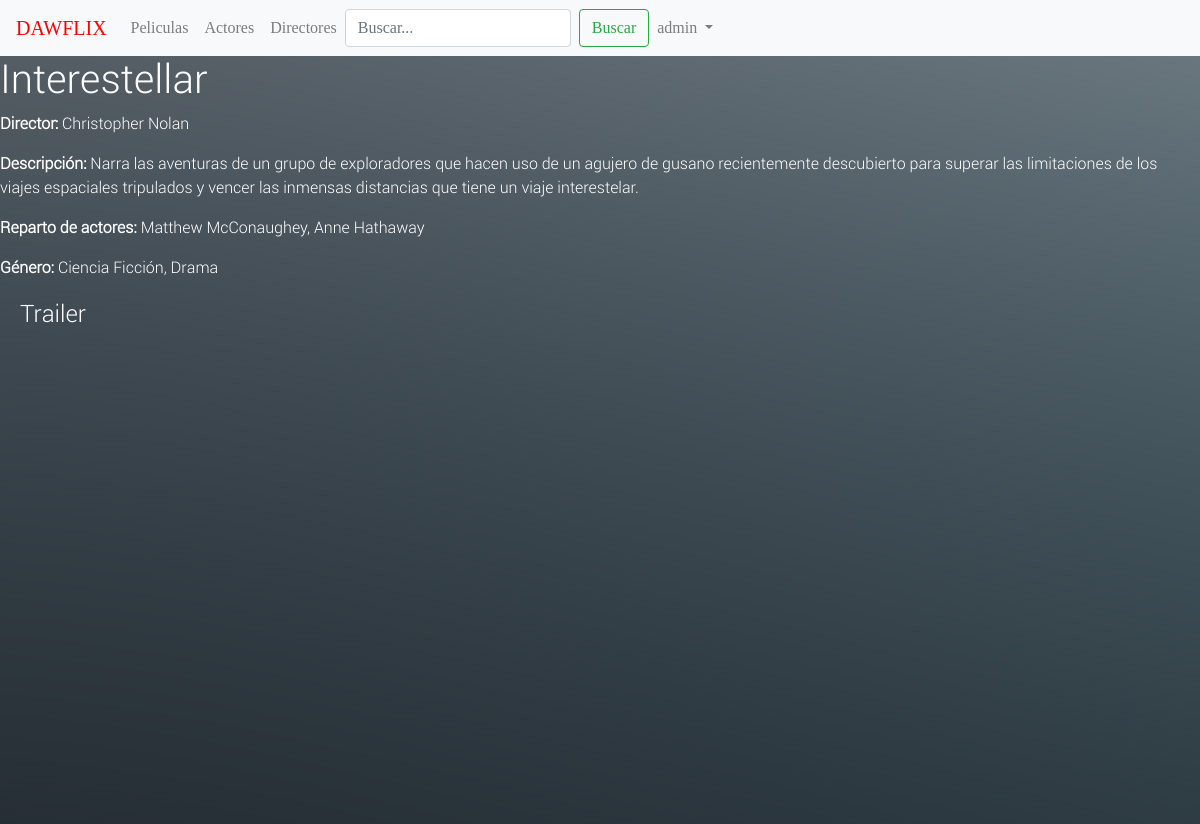
/videoclub/pelicula/11 (signed in), run on the app's committed database.
### videoclub/models.py (models this page shows, shortened)
class Pelicula(models.Model):
    titulo = models.CharField(max_length=200, blank=False, default="")
    url = models.CharField(max_length=200, blank=False, default="")
    descripcion = models.TextField(max_length=1000, default="", help_text="Introduce una descripcion para la película")
    año = models.DateField(null=True, blank=True)
    models.DateField(null=True, blank=True)
    director = models.ForeignKey(Persona, related_name='director',on_delete=models.SET_NULL, null=True)
    reparto = models.ManyToManyField(Persona)
    urlPortada = models.CharField(max_length=200, default="")
    genero = models.ManyToManyField(Genero, help_text="Selecciona un género para esta pelicula")
    valoracion = models.PositiveIntegerField(help_text="Valor de 0-100")
    def get_url(self):
        return self.url

class Persona(models.Model):
    nombre = models.CharField(max_length=100, default="")
    date_of_birth = models.DateField(null=True, blank=True)
    date_of_death = models.DateField('Died', null=True, blank=True)
    esDirector = models.CharField(max_length=2, default="no",help_text="si/no , en minusculas todo")
    urlFoto = models.CharField(max_length=200, blank=False, default="https://www.w3schools.com/css/img_avatar.png")
    def __str__(self):
        return self.nombre

class Genero(models.Model):
    name = models.CharField(max_length=200, help_text="Introduzca un género de película")
    def __str__(self):
        return self.name

### videoclub/views.py (the view)
# urls.py: url(r'^pelicula/(?P<pk>\d+)$', views.PeliculaDetailView.as_view(), name='pelicula-detalle'),
class PeliculaDetailView(LoginRequiredMixin, generic.DetailView):
    model = Pelicula

### videoclub/templates/videoclub/pelicula_detail.html
{% extends "base.html" %}
{% block content %}
  <h1>{{ pelicula.titulo }}</h1>
  <p><strong>Director:</strong> {{ pelicula.director }}</p>
  <p><strong>Descripción:</strong> {{ pelicula.descripcion }} </p>
  <p><strong>Reparto de actores:</strong> {% for reparto in pelicula.reparto.all %} {{ reparto }}{% if not forloop.last %}, {% endif %}{% endfor %}
  <p><strong>Género:</strong> {% for genero in pelicula.genero.all %} {{ genero }}{% if not forloop.last %}, {% endif %}{% endfor %}</p>
  <div style="margin-left:20px;margin-top:20px">
    <h4>Trailer</h4>
    <iframe width="720" height="480" src="{{ pelicula.get_url }}" frameborder="0" allow="autoplay; encrypted-media" allowfullscreen></iframe>
  </div>
{% endblock %}

### videoclub/templates/base.html (shortened to what this page needs)
{% load staticfiles %}
<!DOCTYPE html>
<html lang="en">
<head>
  <link rel="stylesheet" href="https://maxcdn.bootstrapcdn.com/bootstrap/4.0.0/css/bootstrap.min.css"
>
  <link rel="stylesheet" type="text/css" href="{% static 'styles.css' %}" />
  {% load static %}
  <link rel="stylesheet" href="{% static 'css/styles.css' %}">
</head>
<body>
  <nav class="navbar navbar-expand-lg navbar-light bg-light">
    <a class="navbar-brand DAWFLIX" href="/">DAWFLIX</a>
    <div class="collapse navbar-collapse" id="navbarSupportedContent">
      <ul class="navbar-nav mr-auto">
        <li class="nav-item">
          <a class="nav-link" href="{% url 'peliculas' %}">Peliculas</a>
        </li>
        <li class="nav-item">
          <a class="nav-link" href="{% url 'actores' %}">Actores</a>
        </li>
        <li class="nav-item">
          <a class="nav-link" href="{% url 'directores' %}">Directores</a>
        </li>
        <form class="form-inline my-2 my-lg-0" action="{% url 'search' %}" method="get">
          <input class="form-control mr-sm-2" type="search" placeholder="Buscar..." aria-label="Search" name="q">
          <button class="btn btn-outline-success my-2 my-sm-0" type="submit" value="Search">Buscar</button>
        </form>
        <div class="pull-right">
        <li class="nav-item dropdown">
          {% if user.is_authenticated %}
          <a class="nav-link dropdown-toggle" href="#" id="navbarDropdown" role="button" data-toggle="dropdown" aria-haspopup="true"
            aria-expanded="false">
            {{ user.get_username }}
          </a>
          {% else %}
          <li class="nav-item">
            <a href="{% url 'login'%}" role="button" class="nav-link" aria-haspopup="true" aria-expanded="false">Iniciar sesión</a>
          </li>
          {% endif %}
        </li>
        </div>
      </ul>
    </div>
  </nav>
  {% block content %}{% endblock %}
</body>
</html>

### videoclub/static/styles.css (style rules this page uses)
body { background: url('fondoLogin.jpg'); color: #fff; font-family: RobotoLight; }
nav { font-family: LemonMilklight; }
.DAWFLIX { color:red !important; }
li { list-style-type: none; }

### data on the page
Pelicula: titulo "Interestellar", director "Christopher Nolan", descripcion "Narra las aventuras de un grupo de exploradores que hacen uso de un agujero de gusano recientemente descubierto para superar las limitaciones de los viajes espaciales tripulados y vencer las inmensas distancias que tiene un viaje interestelar."
Persona: nombre "Matthew McConaughey"
Persona: nombre "Anne Hathaway"
Genero: name "Ciencia Ficción"
Genero: name "Drama"

### other printed values
{{ user.get_username }} "admin"
